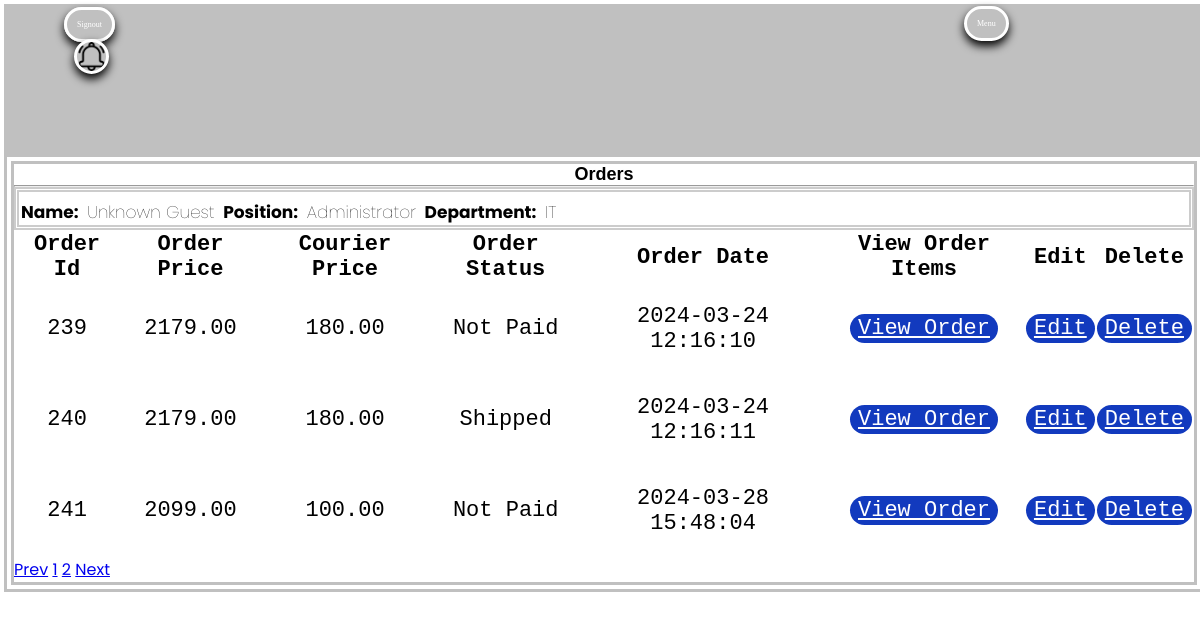
Page /admin/adminorders.php (signed in) on the committed database.
### tables this page shows
CREATE TABLE `orders` (
  `fldorderid` int(11) NOT NULL,
  `fldordercost` decimal(11,2) NOT NULL,
  `fldcouriercost` decimal(11,2) NOT NULL,
  `fldproductdiscount` int(2) NOT NULL,
  `fldorderstatus` varchar(100) NOT NULL,
  `flduserid` int(11) NOT NULL,
  `fldshippingid` int(11) NOT NULL,
  `fldbillingidnumber` varchar(13) NOT NULL,
  `fldbillingphonenumber` varchar(15) NOT NULL,
  `fldshippingphonenumber` varchar(10) NOT NULL,
  `fldshippingcity` varchar(255) NOT NULL,
  `fldshippingcountry` varchar(100) NOT NULL,
  `fldshippingaddressline1` varchar(255) NOT NULL,
  `fldshippingaddressline2` varchar(150) NOT NULL,
  `fldorderdate` datetime NOT NULL DEFAULT current_timestamp(),
  `fldshippingdeliverycomment` text NOT NULL
);

### admin/adminserver/getadminorders.php (called while the page is built, shortened)
<?php
include('adminconnection.php');
  if(isset($_GET['pagenumber']) && $_GET['pagenumber'] != ""){
    $pagenumber = $_GET['pagenumber'];
  }
  else{
    $pagenumber = 1;
  }
  $stmt = $conn->prepare("SELECT COUNT(*) AS fldtotalrecords FROM orders");
  $stmt->execute();
  $stmt->bind_result($totalrecords);
  $totalrecordsperpage = 10;
  $offset = ($pagenumber - 1) * $totalrecordsperpage;
  $totalnumberofpages = ceil($totalrecords / $totalrecordsperpage);
  $stmt1 = $conn->prepare("SELECT * FROM orders LIMIT $offset,$totalrecordsperpage");
  $stmt1->execute();
  $orders = $stmt1->get_result();

### admin/adminorders.php (the view, shortened to what this page needs)
<?php
include('adminlayouts/adminheader.php');
include('adminserver/getadminlogout.php');
?>
  <body>
    <section class="dashboard">
      <div class="dashboardcontainer" id="dashboardcontainer">
        <div class="text-center mt-3 pt-5 col-lg-6 col-md-12 col-sm-12">
          <h3>Orders</h3>
          <hr class="mx-auto">
          <div class="dashboardadmininfo">
            <p>Name: <span><?php if(isset($_SESSION['fldadminname'])){ echo $_SESSION['fldadminname']; }?></span> Position: <span><?php if(isset($_SESSION['fldadminposition'])){ echo $_SESSION['fldadminposition']; }?></span> Department: <span><?php if(isset($_SESSION['fldadmindepartment'])){ echo $_SESSION['fldadmindepartment']; }?></span></p>
          </div>
          <div class="dashboardinfo">
            <div class="adminorderstablecontainer">
              <table class="adminorderstable">
                <thead>
                  <tr>
                    <th scope="col">Order Id</th>
                    <th scope="col">Order Price</th>
                    <th scope="col">Courier Price</th>
                    <th scope="col">Order Status</th>
                    <th scope="col">Order Date</th>
                    <th scope="col">View Order Items</th>
                    <th scope="col">Edit</th>
                    <th scope="col">Delete</th>
                  </tr>
                </thead>
                <tbody>
                  <?php include('adminserver/getadminorders.php');
                    foreach($orders as $order){?>
                  <tr>
                    <td><?php echo $order['fldorderid']; ?></td>
                    <td><?php echo $order['fldordercost']; ?></td>
                    <td><?php echo $order['fldcouriercost']; ?></td>
                    <td><?php echo $order['fldorderstatus']; ?></td>
                    <td><?php echo $order['fldorderdate']; ?></td>
                    <td id="btn"><a class="btn btn-primary" href="adminvieworders.php?fldorderid=<?php echo $order['fldorderid']; ?>">View Order</a></td>
                    <td id="btn"><a class="btn btn-primary" href="admineditorders.php?fldorderid=<?php echo $order['fldorderid']; ?>">Edit</a></td>
                    <td id="btn"><a class="btn btn-danger" href="admindeleteorders.php?fldorderid=<?php echo $order['fldorderid']; ?>">Delete</a></td>
                  </tr>
                  <?php } ?>
                </tbody>
              </table>
              <div class="page-btn">
                <span class="page-item <?php if($pagenumber <= 1){ echo 'disabled';} ?>"><a class="page-link" href="<?php if($pagenumber <= 1){ echo '#';}else{ echo "?pagenumber=".($pagenumber - 1);} ?>">Prev</a></span>
                <span class="page-item"><a class="page-link" href="?pagenumber=1">1</a></span>
                <span class="page-item"><a class="page-link" href="?pagenumber=2">2</a></span>
                <span class="page-item <?php if($pagenumber >= $totalnumberofpages){ echo 'disabled';} ?>"><a class="page-link" href="<?php if($pagenumber >= $totalnumberofpages){ echo '#';}else{ echo "?pagenumber=".($pagenumber + 1);} ?>">Next</a></span>
              </div>
            </div>
          </div>
        </div>
      </div>
    </section>
  </body>
</html>

### admin/adminassets/adminstyles/adminstyledefault.css (style rules this page uses)
* { margin: 0px; padding: 0px; box-sizing: border-box; }
body { font-family: 'Poppins', sans-serif; margin:4px, 4px; padding:4px; overflow-x: auto; overflow-y: auto; }
.btn { display: inline-block; background: rgb(18, 58, 190); color: #fff; padding: 2px 8px; margin: 30px 0; border-radius: 30px; transition: background 0.5s; width: fit-content; height: fit-content; }
.dashboard { width: 100vw; height: 100vh; margin-top: 150px; }
.dashboardcontainer { border: solid silver; border-width: 10px; border-style: double; width: 100vw; height: fit-content; margin-left: 0px; }
.dashboardcontainer h3 { font-family: sans-serif; font-size: large; font-weight: bold; text-align: center; color: #000; }
.dashboardadmininfo { border: dotted #ccc; border-width: 5px; border-style: double; width: 100%; height: fit-content; }
.dashboardadmininfo p { word-spacing: 40px; font-size: 12px; font-weight: 10px; color: #000; font-weight: bold; margin-top: 7px; margin-left: 2px; }
.dashboardadmininfo span { word-spacing: 1px; font-size: 12px; font-weight: 18; }
.adminorderstable { font-family: 'Courier New'; font-size: small; font-style: normal; width: 100%; }
.adminorderstable td { text-align: center; }
@media only screen and (max-width: 1300px) { .dashboardcontainer h3 { font-size: x-large; } }
@media only screen and (max-width: 1300px) { .dashboardadmininfo p { word-spacing: 5px; font-size: 24px; } }
@media only screen and (max-width: 1300px) { .dashboardadmininfo span { word-spacing: 0.5px; font-size: 25px; } }
@media only screen and (max-width: 1300px) { .adminorderstable { font-size: 26px; } }
@media only screen and (max-width: 1200px) { .dashboardcontainer h3 { font-size: large; } }
@media only screen and (max-width: 1200px) { .dashboardadmininfo p { word-spacing: 5px; font-size: 17px; margin-top: 7px; margin-left: 2px; } }
@media only screen and (max-width: 1200px) { .dashboardadmininfo span { word-spacing: 0.5px; font-size: 17px; } }
@media only screen and (max-width: 1200px) { .adminorderstable { font-family: 'Courier New'; font-size: 22px; font-style: normal; } }

### rows in the picture
orders: fldorderid "239", fldordercost "2179.00", fldcouriercost "180.00", fldorderstatus "Not Paid", fldorderdate "2024-03-24 12:16:10"
orders: fldorderid "240", fldordercost "2179.00", fldcouriercost "180.00", fldorderstatus "Shipped", fldorderdate "2024-03-24 12:16:11"
orders: fldorderid "241", fldordercost "2099.00", fldcouriercost "100.00", fldorderstatus "Not Paid", fldorderdate "2024-03-28 15:48:04"

### other values in the picture
$_SESSION['fldadminname'] "Unknown Guest"
$_SESSION['fldadminposition'] "Administrator"
$_SESSION['fldadmindepartment'] "IT"
